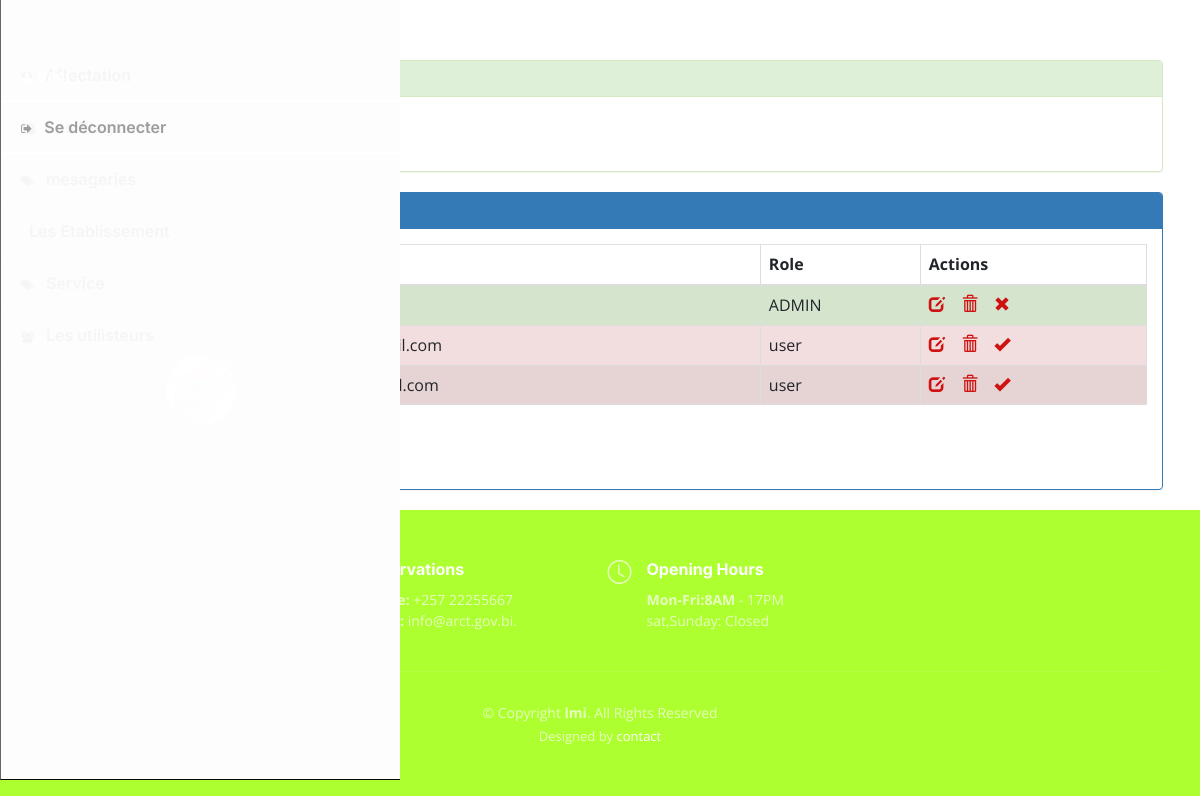
The page /pages/utilisateurs.php (signed in) on the database its author committed.
### tables this page shows
CREATE TABLE `utilisateur` (
  `iduser` int(4) NOT NULL,
  `login` varchar(50) DEFAULT NULL,
  `email` varchar(255) DEFAULT NULL,
  `role` varchar(50) DEFAULT NULL,
  `etat` int(1) DEFAULT NULL,
  `pwd` varchar(255) DEFAULT NULL
);

### pages/utilisateurs.php (the view, shortened to what this page needs)
<?php
    require_once("connexiondb.php");
    $login=isset($_GET['login'])?$_GET['login']:"";
    $size=isset($_GET['size'])?$_GET['size']:3;
    $page=isset($_GET['page'])?$_GET['page']:1;
    $requeteUser="select * from utilisateur where login like '%$login%'";
    $requeteCount="select count(*) countUser from utilisateur";
    $resultatUser=$pdo->query($requeteUser);
    $resultatCount=$pdo->query($requeteCount);
    $tabCount=$resultatCount->fetch();
    $nbrUser=$tabCount['countUser'];
    $reste=$nbrUser % $size;
    if($reste===0)
        $nbrPage=$nbrUser/$size;
    else
        $nbrPage=floor($nbrUser/$size)+1;
?>
<HTML>
    <head>
        <link rel="stylesheet" type="text/css" href="../css/bootstrap.css">
        <link rel="stylesheet" type="text/css" href="../css/font-awesome.min.css">
        <link rel="stylesheet" type="text/css" href="../css/monstyle.css">
    </head>
    <body>
        <?php include("menu.php"); ?>
        <div class="container">
            <div class="panel panel-success margetop60">
				<div class="panel-heading">Rechercher des utilisateurs</div>
				<div class="panel-body">
					<form method="get" action="utilisateurs.php" class="form-inline">
						<div class="form-group">
                        </div>
				        <button type="submit" class="btn btn-success">
                        </button>
					</form>
				</div>
			</div>
            <div class="panel panel-primary">
                <div class="panel-heading">Liste des utilisateurs (<?php echo $nbrUser ?> utilisateurs)</div>
                <div class="panel-body">
                    <table class="table table-striped table-bordered">
                        <thead>
                            <tr>
                                <th>login</th> <th>Email</th> <th>Role</th> <th>Actions</th>
                            </tr>
                        </thead>
                        <tbody>
                            <?php while($user=$resultatUser->fetch()){ ?>
                                <tr class="<?php echo $user['etat']==1?'success':'danger'?>">
                                    <td><?php echo $user['login'] ?> </td>
                                    <td><?php echo $user['email'] ?> </td>
                                    <td><?php echo $user['role'] ?> </td>
                                   <td>
                                        <a href="editerUtilisateur.php?id=<?php echo $user['iduser'] ?>">
                                            <span class="glyphicon glyphicon-edit"></span>
                                        </a>
                                        <a onclick="return confirm('Etes vous sur de vouloir supprimer cet utilisateur')"
                                            href="supprimerUtilisateur.php?idUser=<?php echo $user['iduser'] ?>">
                                                <span class="glyphicon glyphicon-trash"></span>
                                        </a>
                <a href="activerUtilisateur.php?idUser=<?php echo $user['iduser'] ?>&etat=<?php echo $user['etat']  ?>">
                                                <?php
                                                    if($user['etat']==1)
                                                        echo '<span class="glyphicon glyphicon-remove"></span>';
                                                    else
                                                        echo '<span class="glyphicon glyphicon-ok"></span>';
                                                ?>
                                            </a>
                                        </td>
                                </tr>
                             <?php } ?>
                        </tbody>
                    </table>
                <div>
                    <ul class="pagination">
                        <?php for($i=1;$i<=$nbrPage;$i++){ ?>
                            <li class="<?php if($i==$page) echo 'active' ?>">
            <a href="utilisateurs.php?page=<?php echo $i;?>&login=<?php echo $login ?>">
                                </a>
                             </li>
                        <?php } ?>
                    </ul>
                </div>
                </div>
            </div>
        </div>
    </body>
</HTML>

### css/monstyle.css (style rules this page uses)
.margetop60 { margin-top: 60px; }
body { background-color: rgb(240, 238, 238); font-size: 16px; }

### pages/footer/assets/css/main.css (style rules this page uses)
:root { --font-default: "Open Sans", system-ui, -apple-system, "Segoe UI", Roboto, "Helvetica Neue", Arial, "Noto Sans", "Liberation Sans", sans-serif, "Apple Color Emoji", "Segoe UI Emoji", "Segoe UI Symbol", "Noto Color Emoji"; --font-primary: "Amatic SC", sans-serif; --font-secondary: "Inter", sans-serif; }
:root { --color-default: #212529; --color-primary: #ce1212; --color-secondary: #37373f; }
:root { scroll-behavior: smooth; }
body { font-family: var(--font-default); color: var(--color-default); }
a { color: var(--color-primary); text-decoration: none; }
h1, h2, h3, h4, h5, h6 { font-family: var(--font-secondary); }
.footer { font-size: 14px; background-color: #1f1f24; padding: 50px 0; color: rgba(255, 255, 255, 0.7); }
.footer .icon { margin-right: 15px; font-size: 24px; line-height: 0; }
.footer h4 { font-size: 16px; font-weight: bold; position: relative; padding-bottom: 5px; color: #fff; }
.footer .footer-links { margin-bottom: 30px; }
.footer .copyright { text-align: center; padding-top: 30px; border-top: 1px solid rgba(255, 255, 255, 0.1); }
.footer .credits { padding-top: 4px; text-align: center; font-size: 13px; }
.footer .credits a { color: #fff; }

### rows shown on the page
utilisateur: role "ADMIN", etat 1 (drawn)
utilisateur: role "user", etat 0 (drawn)
utilisateur: role "user", etat 0 (drawn)
